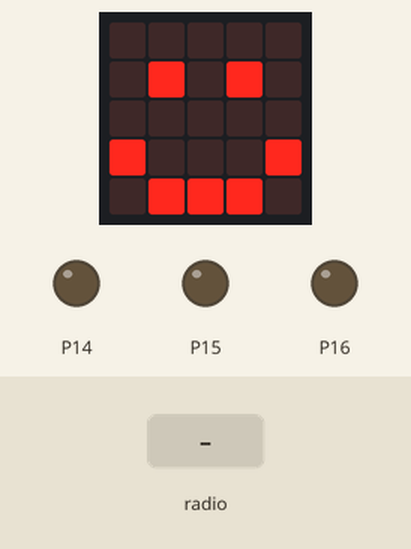
Recording of a program running on a simulated BBC micro:bit (MakeCode). Parts: the board's 5×5 LED display, output pins drawn as LEDs (lit = HIGH). The test bench sets the inputs (shaded band).

Above: at 1.8 s.
1.9 s: radio message "Start" arrives
At 2.5 s:
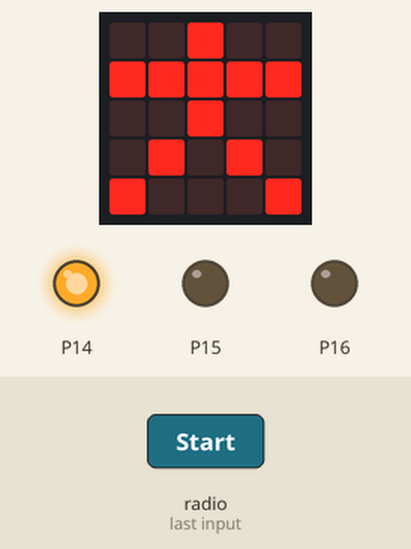
At 6.4 s:
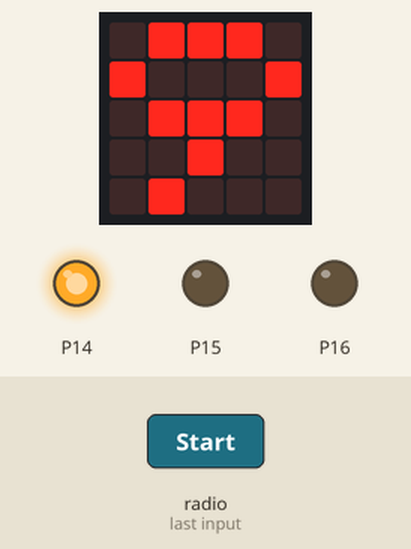
Timing chart, 0 to 25.1 s (numbered marks = the images above; inputs shaded):
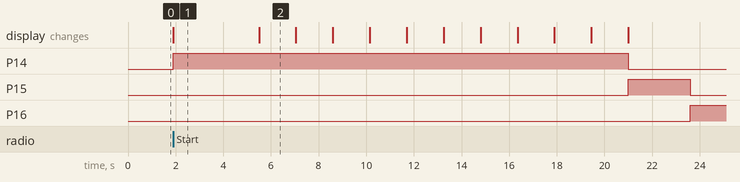

Measured:
- after the input at 1.9 s, P14: LOW → HIGH at once, → LOW 19.1 s later; P15: LOW → HIGH after 19.1 s, → LOW 2.6 s later; P16: LOW → HIGH after 21.7 s; the display: changes at once (image 1)
- what the display in image 1 shows lasts 3.6 s, from 1.9 s to 5.5 s

The program:

main.ts
```typescript
// (licence header left out)
// radio part
radio.setGroup(67)

// variables needed
let countdown: number = 9

// setting up
pins.digitalWritePin(DigitalPin.P14, 0)
pins.digitalWritePin(DigitalPin.P15, 0)
pins.digitalWritePin(DigitalPin.P16, 0)
basic.clearScreen()
basic.showIcon(IconNames.Happy)

// runs stoplight program if message is transmitted
radio.onReceivedString( function (receivedString) {

    // if statement for message
    if (receivedString == "Start") {

    // turns on green LED
    pins.digitalWritePin(DigitalPin.P14, 1)

    // microbit displays
    basic.showIcon(IconNames.StickFigure)
    basic.pause(3000)
    basic.clearScreen()
    while (countdown >= 0) {
        basic.showNumber(countdown)
        countdown--
        basic.pause(800)
    }
    pins.digitalWritePin(DigitalPin.P14, 0)

    // turns on yellow LED
    pins.digitalWritePin(DigitalPin.P15, 1)
    basic.showIcon(IconNames.No)
    basic.pause(2000)
    pins.digitalWritePin(DigitalPin.P15, 0)

    // turns on red LED
    pins.digitalWritePin(DigitalPin.P16, 1)
    basic.pause(5000)

    // cleaning up
    pins.digitalWritePin(DigitalPin.P14, 0)
    pins.digitalWritePin(DigitalPin.P15, 0)
    pins.digitalWritePin(DigitalPin.P16, 0)
    basic.clearScreen()
    basic.showIcon(IconNames.Happy)
    }
})
```
